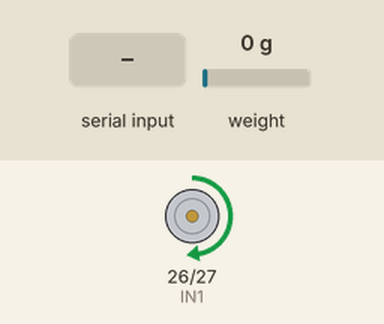
Simulated run of this sketch. Board: ESP32. On the bench: motor-driver pin pairs drawn as motors (green arrow = first pin HIGH = forward, orange = second pin HIGH = backward, longer = more drive, scaled by the enable pin). The test bench sets the inputs (shaded band); at power-on: weight on the scale 0 g. Nothing arrives over Bluetooth unless stated; what the sketch prints to the serial monitor is not drawn.

Above: at 2.4 s.
At 7.5 s:
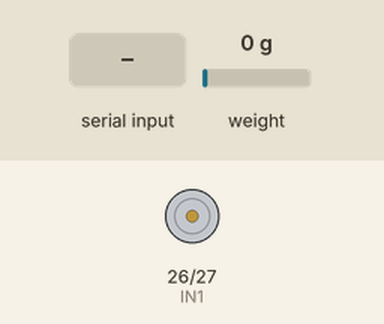
7.6 s: weight on the scale set to 100 g
12.8 s: "t" received over Serial
22.8 s: "x" received over the second serial link
Timing chart, 0 to 25.8 s (numbered marks = the images above; inputs shaded):
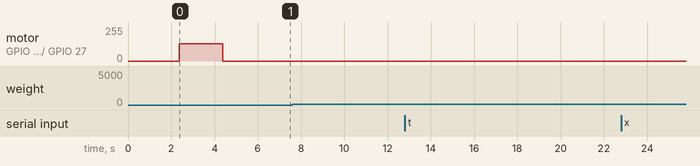

The sketch:

arduinocode_ino_copy_20240626230532.ino
```cpp
#include <HX711.h>
#include <BluetoothSerial.h>

// Configuração dos pinos para o módulo HX711
const int PINO_DT = 13;
const int PINO_SCK = 12;

// Configuração dos pinos para o driver do motor
const int ENA = 14;  // Pino para habilitação do motor
const int IN1 = 26;  // Pino PWM para controle de direção
const int IN2 = 27;  // Pino PWM para controle de direção

const int TEMPO_ESPERA = 1000; // Declaração da variável de espera

HX711 escala; // Declaração do objeto escala na classe HX711 da biblioteca

float fator_calibracao = -10000; // Pré-definição da variável de calibração

BluetoothSerial SerialBT; // Criação de um objeto BluetoothSerial

unsigned long previousMillis = 0; // Variável para armazenar o tempo anterior
const long intervaloEnvio = 10000; // Intervalo de envio em milissegundos (1 segundo)

void setup() {
  Serial.begin(9600);
  SerialBT.begin("ESP32_BT"); // Inicialização do Bluetooth com o nome "ESP32_BT"

  Serial.println("Setup completo. Aguardando comandos do motor...");
  Serial.println("Comandos possíveis:");
  Serial.println("1: Parar motor");
  Serial.println("2: Mover motor frente (velocidade intermediária)");
  Serial.println("3: Mover motor frente (velocidade alta)");
  Serial.println("5: Mover motor frente (velocidade muito alta)");
  Serial.println("6: Mover motor frente (velocidade máxima)");
  Serial.println("7: Mover motor frente (velocidade máxima)");

  Serial.println("Celula de carga - Calibracao de Peso");
  Serial.println("Posicione um peso conhecido sobre a celula ao comecar as leituras");

  escala.begin(PINO_DT, PINO_SCK);
  float media_leitura = escala.read_average();
  Serial.print("Media de leituras com Celula sem carga: ");
  Serial.print(media_leitura);
  Serial.println();

  escala.tare();
  escala.set_scale(fator_calibracao);

  // Configuração dos pinos do motor
  pinMode(ENA, OUTPUT);
  pinMode(IN1, OUTPUT);
  pinMode(IN2, OUTPUT);

  // Teste inicial do motor
  digitalWrite(ENA, HIGH);  // Habilitar o driver do motor
  analogWrite(IN1, 128);    // Velocidade média
  delay(2000);              // Manter por 2 segundos
  analogWrite(IN1, 0);      // Parar o motor
  delay(2000);              // Esperar por 2 segundos
}

void loop() {
  escala.set_scale(fator_calibracao);

  if (escala.is_ready()) {
    unsigned long currentMillis = millis();
    if (currentMillis - previousMillis >= intervaloEnvio) {
      previousMillis = currentMillis;

      float peso = escala.get_units(10); // Armazena o peso em uma variável

      if (peso > 0) { // Verifica se o peso é maior que zero
        // Verificação da conexão Bluetooth antes de enviar os dados
        if (SerialBT.hasClient()) {
          int pesoInt = (int)peso;
          SerialBT.write((byte*)&pesoInt, sizeof(pesoInt)); // Envia o peso como inteiro
        } else {
          Serial.println("Nenhum cliente Bluetooth conectado");
        }

        Serial.print("Leitura: ");
        Serial.print(peso);
        Serial.println(" kg");
        Serial.print(" \t Fator de Calibracao = ");
        Serial.println(fator_calibracao);
      } else {
        Serial.print("Peso negativo ou zero: ");
        Serial.println(peso);
      }
    }

    if (Serial.available()) {
      char comando = Serial.read();
      switch (comando) {
        case 'x':
          fator_calibracao = fator_calibracao - 500;
          break;
        case 'c':
          fator_calibracao = fator_calibracao + 500;
          break;
        case 'v':
          fator_calibracao = fator_calibracao - 10;
          break;
        case 'b':
          fator_calibracao = fator_calibracao + 10;
          break;
        case 'n':
          fator_calibracao = fator_calibracao - 1;
          break;
        case 'm':
          fator_calibracao = fator_calibracao + 1;
          break;
        case 't':
          escala.tare();
          break;
      }
    }

    if (SerialBT.available()) {
      int comando = SerialBT.read();
      Serial.print("Comando recebido via Bluetooth: ");
      Serial.println(comando);
      // controleMotor(comando);

      Serial.print("Executando comando para o motor: ");
      Serial.println(comando);

      switch (comando) {
        case 1:
          // Parar o motor
          analogWrite(IN1, 0);
          analogWrite(IN2, 0);
          break;
        case 2:
          // Mover motor para frente com velocidade intermediária
          digitalWrite(ENA, HIGH);
          analogWrite(IN1, 80);
          analogWrite(IN2, 0);
          break;
        case 3:
          // Mover motor para frente com velocidade intermediária
          digitalWrite(ENA, HIGH);
          analogWrite(IN1, 90);
          analogWrite(IN2, 0);
          break;
        case 4:
          // Mover motor para frente com velocidade intermediária
          digitalWrite(ENA, HIGH);
          analogWrite(IN1, 100);
          analogWrite(IN2, 0);
          break;
        case 5:
          // Mover motor para frente com velocidade intermediária
          digitalWrite(ENA, HIGH);
          analogWrite(IN1, 130);
          analogWrite(IN2, 0);
          break;
        case 6:
          // Mover motor para frente com velocidade maxima
          digitalWrite(ENA, HIGH);
          analogWrite(IN1, 250);
          analogWrite(IN2, 0);
          break;
        case 7:
          // Mover motor para frente com velocidade alta
          digitalWrite(ENA, HIGH);
          analogWrite(IN1, 200);
          analogWrite(IN2, 0);
          break;
        default:
          // Parar o motor para qualquer outro comando
          analogWrite(IN1, 0);
          analogWrite(IN2, 0);
          break;
      }
    }
  } else {
    Serial.print("HX-711 ocupado");
  }
  delay(TEMPO_ESPERA);
}
```

Measured:
- after the input at 7.6 s, every drawn part: stays the same
- after the input at 12.8 s, every drawn part: stays the same
- after the input at 22.8 s, every drawn part: stays the same
